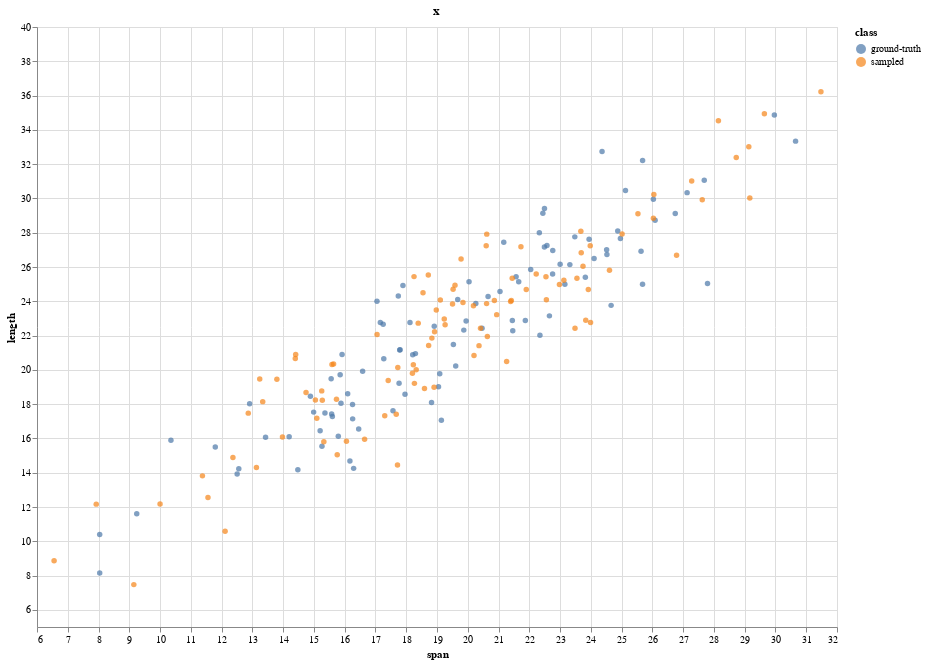

Notebook cell for this chart:
### Code cell
val dataFrameForData = DataFrame(Seq(
    DataFrame.Column.ofContinuous(data.map(d => d.span), "span"),
    DataFrame.Column.ofContinuous(data.map(d => d.length), "length"),
    DataFrame.Column.ofNominals(Seq.fill(data.length)("ground-truth"), "class")
    )
)

val dataFrameForSamples = DataFrame(Seq(
    DataFrame.Column.ofContinuous(sampledPairs.map(d => d.span), "span"),
    DataFrame.Column.ofContinuous(sampledPairs.map(d => d.length), "length"),
    DataFrame.Column.ofNominals(Seq.fill(sampledPairs.length)("sampled"), "class")
    )
)

dataFrameForData.concat(dataFrameForSamples).plot.scatterPlot("span", "length", title = "x", colorField="class").show()

### Figure 1 — Vega specification as saved in the notebook (floating-point values rounded to 4 significant figures; data arrays with more than 128 entries replaced by an {"elided": "..."} marker saying what was removed)
{"$schema": "https://vega.github.io/schema/vega-lite/v5.json", "data": {"values": {"elided": "200 records"}}, "description": ".", "encoding": {"color": {"field": "class"}, "x": {"field": "span", "scale": {"zero": false}, "type": "quantitative"}, "y": {"field": "length", "scale": {"zero": false}, "type": "quantitative"}}, "height": 600, "mark": "circle", "title": "x", "width": 800}
